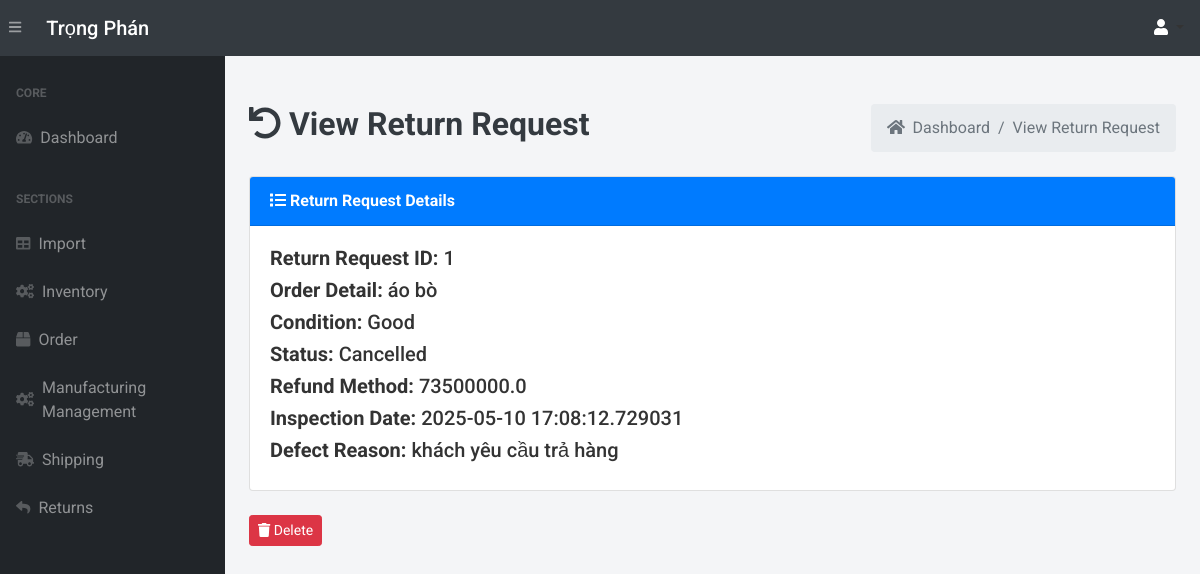
The page /view-return-request/1 (signed in) on the database its author committed.
### app.py (models this page shows, shortened)
class ReturnRequest(db.Model):
    __tablename__ = 'return_requests'
    return_id = db.Column(db.Integer, primary_key=True)
    order_detail_id = db.Column(db.Integer, db.ForeignKey('order_details.order_detail_id'))
    return_status = db.Column(db.String(50), default='Pending')
    condition = db.Column(db.String(50))
    defect_reason = db.Column(db.String(255))
    inspection_date = db.Column(db.DateTime, default=vietnam_now)
    refund_method  = db.Column(db.String(100))
    quan = db.Column(db.Numeric(10, 2), nullable=False)
    order_detail = db.relationship('OrderDetail', backref='return_requests')

class OrderDetail(db.Model):
    __tablename__ = 'order_details'
    order_detail_id = db.Column(db.Integer, primary_key=True)
    order_id = db.Column(db.Integer, db.ForeignKey('orders.order_id'))
    product_name = db.Column(db.String(100))
    product_price = db.Column(db.Float)
    quantity = db.Column(db.Integer)
    odstarus=db.Column(db.String(50), default="Processing")
    import_id = db.Column(db.Integer, db.ForeignKey('imports.import_id'))  # Import relation
    import_record = db.relationship('Import', backref='order_details', lazy=True)

### app.py (the view)
@app.route('/view-return-request/<int:return_id>', methods=["GET"])
@login_required
def view_return_request(return_id):
    return_request = ReturnRequest.query.get_or_404(return_id)
    return render_template('view-return-request.html', return_request=return_request)

### app.py (called while the page is built, shortened)
@login_manager.user_loader
def load_user(user_id):
    return User.query.get(int(user_id))

def add_monthly_data():
    current_year = datetime.now().year
    months = [f"{current_year}-{str(month).zfill(2)}" for month in range(1, 4)]  # Tháng 1 đến tháng 6
    for month in months:
        existing_month_data = db.session.query(Order).filter(Order.order_date.like(f'{month}%')).first()
    db.session.commit()

@app.before_request
def initialize_data():
    add_monthly_data()

### templates/view-return-request.html (shortened to what this page needs)
{% extends 'base.html' %}
{% block content %}
<main>
    <div class="container-fluid mt-5">
        <div class="d-flex justify-content-between align-items-center mb-4">
            <h1 class="text-dark font-weight-bold" style="font-size: 2rem;">
                <i class="fas fa-undo"></i> View Return Request
            </h1>
            <ol class="breadcrumb mb-0">
                <li class="breadcrumb-item"><a href="/" class="text-decoration-none text-muted"><i class="fas fa-home mr-1"></i> Dashboard</a></li>
                <li class="breadcrumb-item"><a href="/view-return-request/{{ return_request.return_id }}" class="text-decoration-none text-muted">View Return Request</a></li>
            </ol>
        </div>
        <div class="card mb-4">
            <div class="card-header bg-primary text-white font-weight-bold">
                <i class="fas fa-list"></i> Return Request Details
            </div>
            <div class="card-body">
                <h5><strong>Return Request ID:</strong> {{ return_request.return_id }}</h5>
                <h5><strong>Order Detail:</strong> {{ return_request.order_detail.product_name }}</h5>
                <h5><strong>Condition:</strong> {{ return_request.condition }}</h5>
                <h5><strong>Status:</strong> {{ return_request.return_status }}</h5>
                <h5><strong>Refund Method:</strong> {{ return_request.refund_method }}</h5>
                <h5><strong>Inspection Date:</strong> {{ return_request.inspection_date }}</h5>
                <h5><strong>Defect Reason:</strong> {{ return_request.defect_reason }}</h5>
            </div>
        </div>
        <div class="d-flex justify-content-between">
            <form action="{{ url_for('delete_return', return_id=return_request.return_id) }}" method="POST" style="display:inline;">
                <button type="submit" class="btn btn-danger btn-sm" onclick="return confirm('Are you sure you want to delete this return request?')"><i class="fas fa-trash"></i> Delete</button>
            </form>
        </div>
    </div>
</main>
{% endblock %}

### templates/base.html (style rules this page uses)
body { font-family: 'Roboto', sans-serif; background-color: #f4f5f7; color: #333; }

### rows shown on the page
ReturnRequest: return_id "1", condition "Good", return_status "Cancelled", refund_method "73500000.0", inspection_date "2025-05-10 17:08:12.729031", defect_reason "khách yêu cầu trả hàng"
OrderDetail: order_detail.product_name "áo bò"
